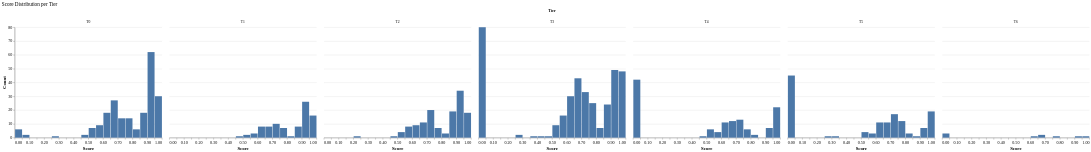

Write a Vega-Lite specification for this figure.
### Vega-Lite specification from a JSON file in a GitHub repository (floating-point values rounded to 4 significant figures; data arrays with more than 128 entries replaced by an {"elided": "..."} marker saying what was removed)
{"config": {"font": "serif", "axis": {"labelFontSize": 11, "titleFontSize": 13, "gridColor": "#e0e0e0", "domainColor": "#333333"}, "legend": {"labelFontSize": 11, "titleFontSize": 12}, "title": {"fontSize": 14, "anchor": "start", "fontWeight": "normal"}, "view": {"stroke": null, "continuousWidth": 400, "continuousHeight": 300}, "mark": {"tooltip": true}}, "data": {"name": "data-f10faf0b0c2f4d307dec8c15f6a66cd2"}, "facet": {"column": {"field": "tier", "sort": ["T0", "T1", "T2", "T3", "T4", "T5", "T6"], "title": "Tier", "type": "nominal"}}, "spec": {"mark": {"type": "bar"}, "encoding": {"x": {"bin": {"step": 0.05}, "field": "score", "title": "Score", "type": "quantitative"}, "y": {"aggregate": "count", "title": "Count", "type": "quantitative"}}}, "title": "Score Distribution per Tier", "$schema": "https://vega.github.io/schema/vega-lite/v6.1.0.json", "datasets": {"data-f10faf0b0c2f4d307dec8c15f6a66cd2": {"elided": "1080 records"}}}
